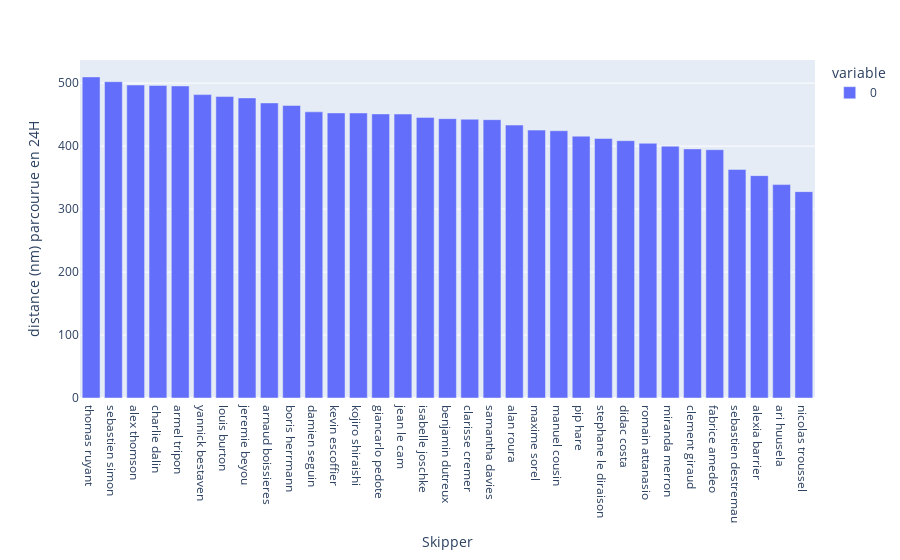

Here is the notebook cell this chart was saved with:
### Markdown cell above
### Plus grande distance parcourue en 24H

### Code cell
dates = pd.date_range(start=df_ranks.index.get_level_values(0)[0], end=df_ranks.index.get_level_values(0)[-1], freq='D')
df_dist = df_ranks.loc[dates,[("Depuis 24 heures", "Distance"), ("Skipper","")]].droplevel(1).pivot(columns="Skipper", values=("Depuis 24 heures", "Distance")).fillna(0).max().sort_values(ascending=False).squeeze()
px.bar(df_dist).update_layout(yaxis_title="distance (nm) parcourue en 24H").show()

### Figure 1 — Plotly figure (JSON) as saved in the notebook; plotly's stock layout.template omitted (floating-point values rounded to 4 significant figures)
{"data": [{"alignmentgroup": "True", "hovertemplate": "variable=0<br>Skipper=%{x}<br>value=%{y}<extra></extra>", "legendgroup": "0", "marker": {"color": "#636efa", "pattern": {"shape": ""}}, "name": "0", "offsetgroup": "0", "orientation": "v", "showlegend": true, "textposition": "auto", "type": "bar", "x": ["thomas ruyant", "sebastien simon", "alex thomson", "charlie dalin", "armel tripon", "yannick bestaven", "louis burton", "jeremie beyou", "arnaud boissieres", "boris herrmann", "damien seguin", "kevin escoffier", "kojiro shiraishi", "giancarlo pedote", "jean le cam", "isabelle joschke", "benjamin dutreux", "clarisse cremer", "samantha davies", "alan roura", "maxime sorel", "manuel cousin", "pip hare", "stephane le diraison", "didac costa", "romain attanasio", "miranda merron", "clement giraud", "fabrice amedeo", "sebastien destremau", "alexia barrier", "ari huusela", "nicolas troussel"], "xaxis": "x", "y": [509.9, 502.3, 497, 496.3, 495.6, 481.8, 478.7, 476.5, 468.6, 464.5, 454.4, 452.7, 452.6, 451.1, 450.9, 445.6, 443.6, 442.7, 442, 433.4, 425.4, 424.4, 415.8, 412.1, 408.6, 404.5, 399.9, 395.6, 394.3, 363, 353.1, 338.9, 327.7], "yaxis": "y"}], "layout": {"barmode": "relative", "legend": {"title": {"text": "variable"}, "tracegroupgap": 0}, "margin": {"t": 60}, "xaxis": {"anchor": "y", "domain": [0, 1], "title": {"text": "Skipper"}}, "yaxis": {"anchor": "x", "domain": [0, 1], "title": {"text": "distance (nm) parcourue en 24H"}}}}
